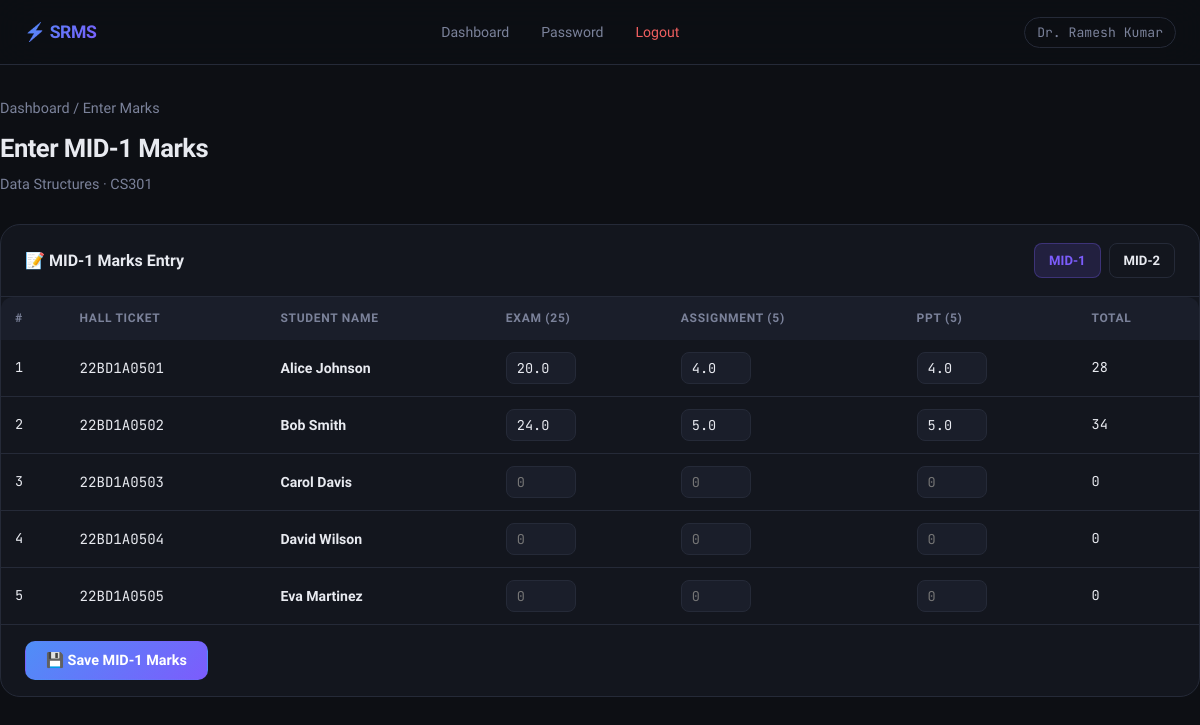
/faculty/enter_internal?subject_code=CS301&mid=1 (signed in), run on the app's committed database.
### tables this page shows
CREATE TABLE faculty_subjects (
            id           INTEGER PRIMARY KEY AUTOINCREMENT,
            faculty_id   TEXT,
            subject_code TEXT,
            subject_name TEXT,
            year         INTEGER,
            semester     INTEGER,
            UNIQUE(subject_code, semester)
        );

CREATE TABLE students (
            hallticket  TEXT PRIMARY KEY,
            name        TEXT NOT NULL,
            password    TEXT NOT NULL
        );

CREATE TABLE internal_marks (
            id              INTEGER PRIMARY KEY AUTOINCREMENT,
            student_id      TEXT,
            subject_code    TEXT,
            mid1_exam       REAL DEFAULT 0,
            mid1_assignment REAL DEFAULT 0,
            mid1_ppt        REAL DEFAULT 0,
            mid2_exam       REAL DEFAULT 0,
            mid2_assignment REAL DEFAULT 0,
            mid2_ppt        REAL DEFAULT 0,
            UNIQUE(student_id, subject_code)
        );

### app.py (the view, shortened to what this page needs)
@app.route('/faculty/enter_internal', methods=['GET','POST'])
@faculty_required
def enter_internal():
    con = get_db(); cur = con.cursor()
    msg          = None
    subject_code = request.args.get('subject_code', '')
    mid          = request.args.get('mid', '1')
    subject   = _one(cur,
        "SELECT * FROM faculty_subjects WHERE faculty_id=? AND subject_code=?",
        (session['faculty_id'], subject_code))
    students  = _all(cur, "SELECT hallticket,name FROM students ORDER BY name")
    marks_map = {}
    if subject_code:
        for m in _all(cur, "SELECT * FROM internal_marks WHERE subject_code=?", (subject_code,)):
            marks_map[m['student_id']] = m
    con.close()
    return render_template('enter_internal.html',
        students=students, subject=subject,
        subject_code=subject_code, mid=mid,
        marks_map=marks_map, msg=msg)

### app.py (called while the page is built)
def get_db():
    con = sqlite3.connect(DB_PATH)
    con.row_factory = sqlite3.Row   # rows behave like dicts
    con.execute("PRAGMA foreign_keys = ON")
    return con

def _all(cur, sql, params=()):
    return [dict(r) for r in cur.execute(sql, params).fetchall()]

def _one(cur, sql, params=()):
    r = cur.execute(sql, params).fetchone()
    return dict(r) if r else None

def faculty_required(f):
    @wraps(f)
    def d(*a, **kw):
        if session.get('role') != 'faculty': return redirect(url_for('faculty_login'))
        return f(*a, **kw)
    return d

### templates/enter_internal.html (shortened to what this page needs)
{% extends 'base.html' %}
{% block nav_links %}
  <a href="{{ url_for('faculty_dashboard') }}">Dashboard</a>
  <a href="{{ url_for('faculty_change_password') }}">Password</a>
  <a href="{{ url_for('logout') }}" class="logout">Logout</a>
{% endblock %}
{% block content %}
<div class="container page-wrap">
  <div class="page-header">
    <p class="breadcrumb"><a href="{{ url_for('faculty_dashboard') }}">Dashboard</a> / Enter Marks</p>
    <h1>Enter MID-{{ mid }} Marks</h1>
    {% if subject %}<p>{{ subject.subject_name }} · {{ subject.subject_code }}</p>{% endif %}
  </div>
  <div class="card">
    <div class="card-header">
      <h3>📝 MID-{{ mid }} Marks Entry</h3>
      <div class="flex gap-8">
        <a href="{{ url_for('enter_internal', subject_code=subject_code, mid=1) }}" class="btn btn-ghost btn-sm {% if mid == '1' %}btn-accent2{% endif %}">MID-1</a>
        <a href="{{ url_for('enter_internal', subject_code=subject_code, mid=2) }}" class="btn btn-ghost btn-sm {% if mid == '2' %}btn-success{% endif %}">MID-2</a>
      </div>
    </div>
    <div class="card-body" style="padding:0">
      <form method="POST">
        <div class="table-wrap">
          <table>
            <thead>
              <tr>
                <th>#</th>
                <th>Hall Ticket</th>
                <th>Student Name</th>
                <th>Exam (25)</th>
                <th>Assignment (5)</th>
                <th>PPT (5)</th>
                <th>Total</th>
              </tr>
            </thead>
            <tbody>
              {% for s in students %}
              {% set m = marks_map.get(s.hallticket, {}) %}
              <tr>
                <td class="td-num">{{ loop.index }}</td>
                <td class="text-mono">{{ s.hallticket }}</td>
                <td><strong>{{ s.name }}</strong></td>
                {% if mid == '1' %}
                <td><input class="td-input mid-exam" name="mid1_exam_{{ s.hallticket }}" type="number" min="0" max="25" value="{{ m.get('mid1_exam', '') }}" placeholder="0" style="width:70px"/></td>
                <td><input class="td-input mid-assign" name="mid1_assign_{{ s.hallticket }}" type="number" min="0" max="5" value="{{ m.get('mid1_assignment', '') }}" placeholder="0" style="width:70px"/></td>
                <td><input class="td-input mid-ppt" name="mid1_ppt_{{ s.hallticket }}" type="number" min="0" max="5" value="{{ m.get('mid1_ppt', '') }}" placeholder="0" style="width:70px"/></td>
                {% endif %}
                <td class="td-num mid-total">—</td>
              </tr>
              {% else %}
              <tr><td colspan="7"><div class="empty-state"><span class="empty-icon">🎓</span><p>No students found</p></div></td></tr>
              {% endfor %}
            </tbody>
          </table>
        </div>
        <div style="padding:16px 24px;border-top:1px solid var(--border)">
          <button class="btn btn-primary">💾 Save MID-{{ mid }} Marks</button>
        </div>
      </form>
    </div>
  </div>
</div>
{% endblock %}

### static/css/style.css (style rules this page uses)
:root { --bg: #0d0f14; --bg2: #13161e; --bg3: #1a1e2a; --border: #252a38; --border2: #2f3648; --text: #e8eaf0; --muted: #7b829a; --accent: #4f8ef7; --accent2: #7c5cfc; --green: #3ecf8e; --red: #f06060; --yellow: #f5c842; --orange: #f5884a; --radius: 12px; --radius-lg: 20px; --shadow: 0 4px 24px rgba(0,0,0,.5); --transition: .18s cubic-bezier(.4,0,.2,1); }
*, *::before, *::after { box-sizing: border-box; margin: 0; padding: 0; }
html { scroll-behavior: smooth; }
body { font-family: 'Sora', sans-serif; background: var(--bg); color: var(--text); min-height: 100vh; line-height: 1.6; font-size: 15px; }
a { color: var(--accent); text-decoration: none; }
.container { max-width: 1200px; margin: 0 auto; padding: 0 24px; }
.page-wrap { padding: 32px 0 64px; }
.nav-links a { color: var(--muted); font-size: .88rem; font-weight: 500; padding: 6px 14px; border-radius: 8px; transition: all var(--transition); }
.nav-links a.logout { color: var(--red); }
.btn { display: inline-flex; align-items: center; justify-content: center; gap: 8px; padding: 10px 20px; border-radius: 10px; font-family: inherit; font-size: .9rem; font-weight: 600; cursor: pointer; border: 1px solid transparent; transition: all var(--transition); text-decoration: none; white-space: nowrap; }
.btn-primary { background: linear-gradient(135deg, var(--accent), var(--accent2)); color: #fff; border-color: transparent; }
.btn-sm { padding: 6px 14px; font-size: .82rem; border-radius: 8px; }
.btn-ghost { background: transparent; color: var(--text); border-color: var(--border); }
.btn-accent2 { background: rgba(124,92,252,.15); color: var(--accent2); border-color: rgba(124,92,252,.3); }
.card { background: var(--bg2); border: 1px solid var(--border); border-radius: var(--radius-lg); overflow: hidden; margin-bottom: 24px; }
.card-header { padding: 18px 24px; border-bottom: 1px solid var(--border); display: flex; align-items: center; justify-content: space-between; gap: 12px; }
.card-header h3 { font-size: 1rem; font-weight: 700; }
.card-body { padding: 24px; }
.table-wrap { overflow-x: auto; border-radius: var(--radius); }
table { width: 100%; border-collapse: collapse; font-size: .88rem; }
thead tr { background: var(--bg3); }
thead th { padding: 12px 14px; text-align: left; font-size: .75rem; text-transform: uppercase; letter-spacing: .06em; color: var(--muted); font-weight: 700; white-space: nowrap; }
tbody tr { border-bottom: 1px solid var(--border); transition: background var(--transition); }
tbody tr:last-child { border-bottom: none; }
tbody td { padding: 12px 14px; }
.td-num { font-family: 'JetBrains Mono', monospace; font-size: .85rem; }
input.td-input { background: var(--bg3); border: 1px solid var(--border); color: var(--text); padding: 6px 10px; border-radius: 8px; font-family: 'JetBrains Mono', monospace; font-size: .85rem; width: 80px; outline: none; transition: border-color var(--transition); }
.page-header { margin-bottom: 28px; }
.page-header h1 { font-size: 1.6rem; font-weight: 800; letter-spacing: -.02em; margin-bottom: 4px; }
.page-header p { color: var(--muted); font-size: .9rem; }
.breadcrumb { font-size: .8rem; color: var(--muted); margin-bottom: 8px; }
.breadcrumb a { color: var(--muted); }
.flex { display: flex; }
.gap-8 { gap: 8px; }
.text-mono { font-family: 'JetBrains Mono', monospace; }

### data on the page
faculty_subjects: subject_name "Data Structures", subject_code "CS301"
students: hallticket "22BD1A0501", name "Alice Johnson"
internal_marks: get "20.0", get "4.0"
students: hallticket "22BD1A0502", name "Bob Smith"
internal_marks: get "24.0", get "5.0"
students: hallticket "22BD1A0503", name "Carol Davis"
students: hallticket "22BD1A0504", name "David Wilson"
students: hallticket "22BD1A0505", name "Eva Martinez"

### other printed values
{{ session['user'] }} "Dr. Ramesh Kumar"
{{ mid }} "1"
